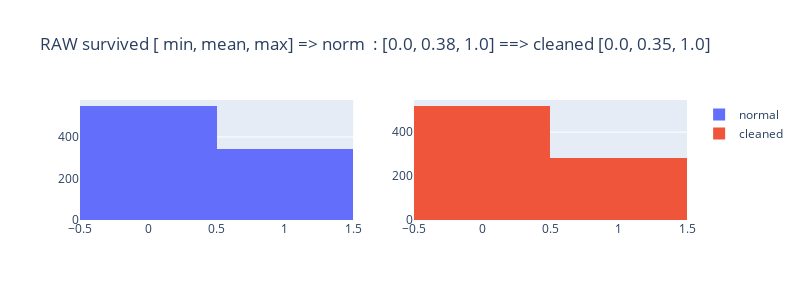
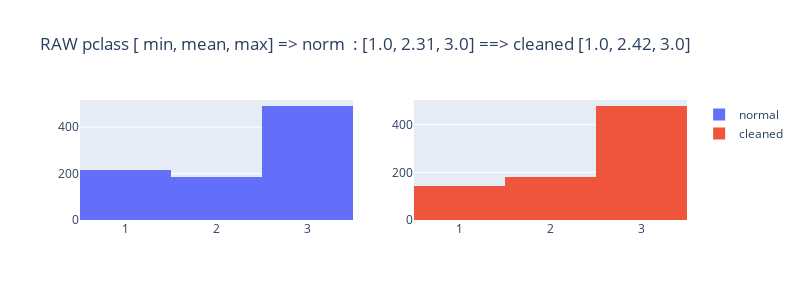
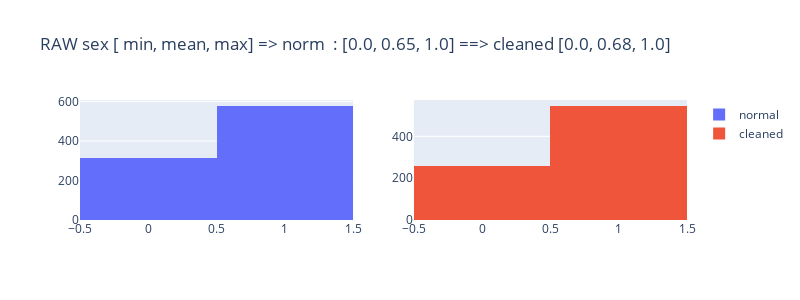
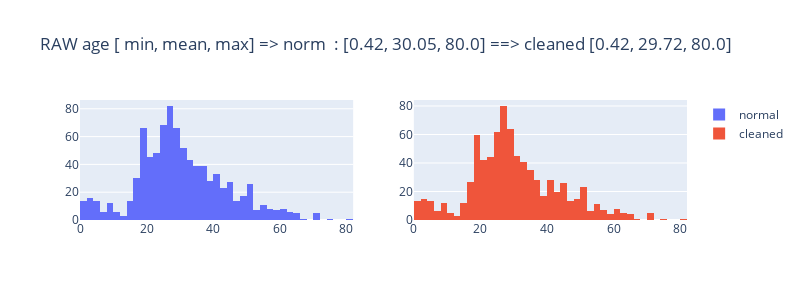

Notebook code for these charts, in order:
### Code cell
EDA.study.outlier(df)

### Figure 1 — Plotly figure (JSON) as saved in the notebook; plotly's stock layout.template omitted (floating-point values rounded to 4 significant figures; data arrays with more than 128 entries replaced by an {"elided": "..."} marker saying what was removed)
{"data": [{"name": "normal", "type": "histogram", "x": {"elided": "891 int values"}, "xaxis": "x", "yaxis": "y"}, {"name": "cleaned", "type": "histogram", "x": {"elided": "802 int values"}, "xaxis": "x2", "yaxis": "y2"}], "layout": {"height": 300, "title": {"text": "RAW survived [ min, mean, max] => norm  : [0.0, 0.38, 1.0] ==> cleaned [0.0, 0.35, 1.0] "}, "width": 800, "xaxis": {"anchor": "y", "domain": [0, 0.45]}, "xaxis2": {"anchor": "y2", "domain": [0.55, 1]}, "yaxis": {"anchor": "x", "domain": [0, 1]}, "yaxis2": {"anchor": "x2", "domain": [0, 1]}}}

### Figure 2 — Plotly figure (JSON) as saved in the notebook; plotly's stock layout.template omitted (floating-point values rounded to 4 significant figures; data arrays with more than 128 entries replaced by an {"elided": "..."} marker saying what was removed)
{"data": [{"name": "normal", "type": "histogram", "x": {"elided": "891 int values"}, "xaxis": "x", "yaxis": "y"}, {"name": "cleaned", "type": "histogram", "x": {"elided": "802 int values"}, "xaxis": "x2", "yaxis": "y2"}], "layout": {"height": 300, "title": {"text": "RAW pclass [ min, mean, max] => norm  : [1.0, 2.31, 3.0] ==> cleaned [1.0, 2.42, 3.0] "}, "width": 800, "xaxis": {"anchor": "y", "domain": [0, 0.45]}, "xaxis2": {"anchor": "y2", "domain": [0.55, 1]}, "yaxis": {"anchor": "x", "domain": [0, 1]}, "yaxis2": {"anchor": "x2", "domain": [0, 1]}}}

### Figure 3 — Plotly figure (JSON) as saved in the notebook; plotly's stock layout.template omitted (floating-point values rounded to 4 significant figures; data arrays with more than 128 entries replaced by an {"elided": "..."} marker saying what was removed)
{"data": [{"name": "normal", "type": "histogram", "x": {"elided": "891 int values"}, "xaxis": "x", "yaxis": "y"}, {"name": "cleaned", "type": "histogram", "x": {"elided": "802 int values"}, "xaxis": "x2", "yaxis": "y2"}], "layout": {"height": 300, "title": {"text": "RAW sex [ min, mean, max] => norm  : [0.0, 0.65, 1.0] ==> cleaned [0.0, 0.68, 1.0] "}, "width": 800, "xaxis": {"anchor": "y", "domain": [0, 0.45]}, "xaxis2": {"anchor": "y2", "domain": [0.55, 1]}, "yaxis": {"anchor": "x", "domain": [0, 1]}, "yaxis2": {"anchor": "x2", "domain": [0, 1]}}}

### Figure 4 — Plotly figure (JSON) as saved in the notebook; plotly's stock layout.template omitted (floating-point values rounded to 4 significant figures; data arrays with more than 128 entries replaced by an {"elided": "..."} marker saying what was removed)
{"data": [{"name": "normal", "type": "histogram", "x": {"elided": "891 float values"}, "xaxis": "x", "yaxis": "y"}, {"name": "cleaned", "type": "histogram", "x": {"elided": "802 float values"}, "xaxis": "x2", "yaxis": "y2"}], "layout": {"height": 300, "title": {"text": "RAW age [ min, mean, max] => norm  : [0.42, 30.05, 80.0] ==> cleaned [0.42, 29.72, 80.0] "}, "width": 800, "xaxis": {"anchor": "y", "domain": [0, 0.45]}, "xaxis2": {"anchor": "y2", "domain": [0.55, 1]}, "yaxis": {"anchor": "x", "domain": [0, 1]}, "yaxis2": {"anchor": "x2", "domain": [0, 1]}}}
